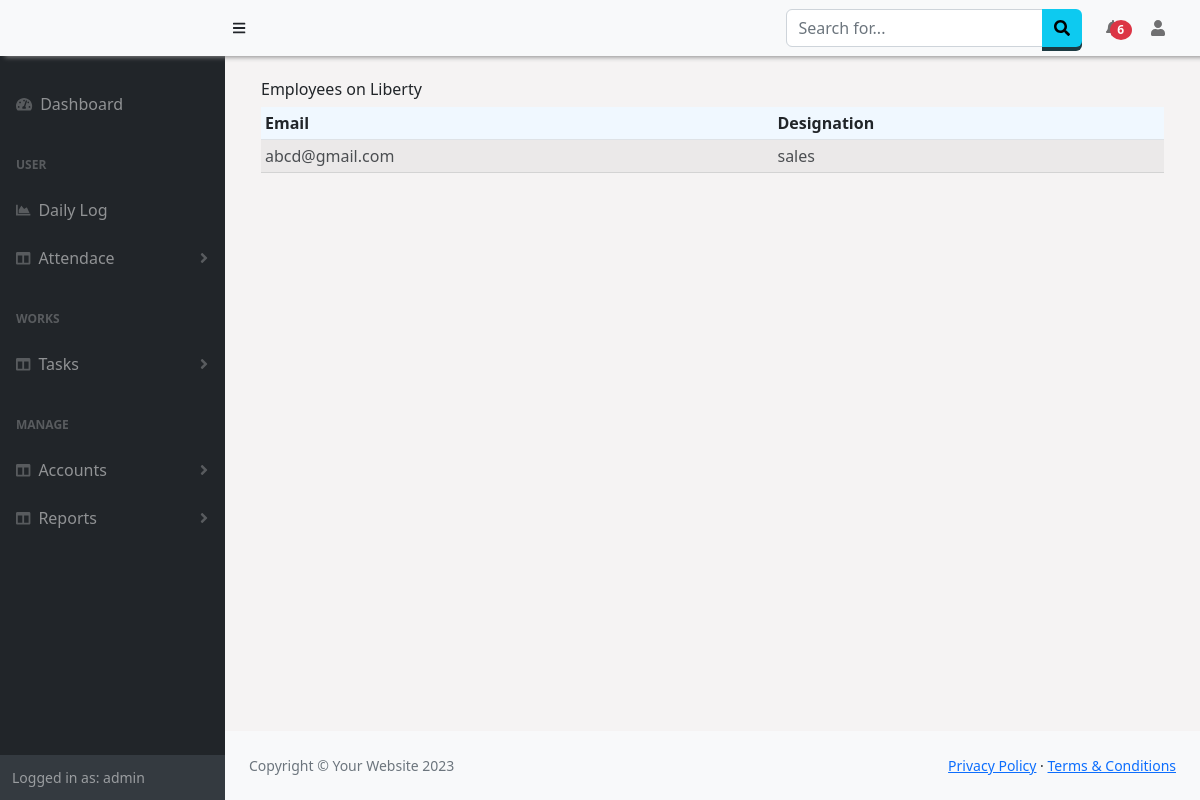
Page /Customer/details/1 (signed in) on the committed database.
### Customer/models.py (models this page shows)
class customer(models.Model):
    name = models.CharField(max_length=50)
    address = models.CharField(max_length=50)
    contact = models.EmailField(max_length=50)
    contract_hr = models.IntegerField(null=True)
    createdon=models.DateField(auto_now_add=True)
    status = models.CharField(max_length=50)

class employee(models.Model):
    company = models.ForeignKey(customer,null=True,on_delete=models.SET_NULL)
    email = models.EmailField(max_length=254)
    department = models.CharField(max_length=50,null=True)

### Customer/views.py (the view)
# urls.py: path('details/<id>',views.details, name="customerDetails"),
@login_required
def details(request,id):
    company = customer.objects.get(id=id)
    data = employee.objects.filter(company_id =id )
    return render(request,'customer/customerDetails.html',{'details':data,'company':company})

### Attendance/context_processors.py (called while the page is built)
def getNewLeaves(request):
    if request.user.id:
        is_manager = checkTeams(request)
        if is_manager[1] == True:
            new_leaves = Leave.objects.filter(user__id__in=is_manager[0],approval = 2)
        else:
            today = datetime.datetime.now()
            new_leaves = Leave.objects.filter(user=request.user,date_approved__gte=today.date())
        return {"manager":is_manager[1],'n_leaves':new_leaves}
    else:
        return {}

def getLogApproval(request):
    if request.user.id:
        is_manager = checkTeams(request)
        if is_manager[1] == True:
            l_approval = LogApproval.objects.filter(user__id__in=is_manager[0],request=True)
        else:
            l_approval = LogApproval.objects.filter(user=request.user,status=True)
        return {'n_log_approval':l_approval}
    else:
        return {}

### Manager/views.py (called while the page is built, shortened)
def checkTeams(request):
    is_team = False
    if request.user.is_superuser:
        users = Employees.objects.values('user').filter(company=request.session['comp'])
        is_team=True
    return users,is_team

### Customer/templates/customer/customerDetails.html (shortened to what this page needs)
{% extends "base.html" %}
{% block content %}
<div class="container">
    <h6>Employees on {{company.name}}</h6>
    <table class="table table-hover table-striped table-sm">
        <thead>
            <tr>
                <th>Email</th>
                <th>Designation</th>
            </tr>
        </thead>
        <tbody>
            {% for d in details %}
            <tr>
                <td>{{d.email}}</td>
                <td>{{d.department}}</td>
            </tr>
            {% endfor %}
        </tbody>
    </table>
</div>
{% endblock %}

### templates/base.html (shortened to what this page needs)
<!DOCTYPE html>
<html lang="en">
    <head>
        <link href="https://cdn.jsdelivr.net/npm/simple-datatables@7.1.2/dist/style.min.css" rel="stylesheet" />
        <link href="https://cdn.datatables.net/1.13.5/css/jquery.dataTables.min.css" rel="stylesheet" />
        <link href="https://cdn.datatables.net/buttons/2.4.1/css/buttons.dataTables.min.css" rel="stylesheet" />
        <link href="/static/css/styles.css" rel="stylesheet" />
        <link href="/static/css/customSB.css" rel="stylesheet" />
    </head>
    <body class="sb-nav-fixed" >
        <nav class="sb-topnav navbar navbar-expand-sm navbar-light bg-light fixed-top" style=" box-shadow: 5px 1px 5px #888888;">
            <a class="navbar-brand ps-3 bg-light" href="{% url 'home' %}">{{request.session.company}}{{request.session.id}}</a>
            <button class="btn btn-link btn-sm order-2 order-lg-0 me-4 me-lg-0" id="sidebarToggle" href="#!"><i class="fas fa-bars"></i></button>
            <form class="d-none d-md-inline-block form-inline ms-auto me-0 me-md-3 my-2 my-md-0">
                <div class="input-group">
                    <input class="form-control" type="text" placeholder="Search for..." aria-label="Search for..." aria-describedby="btnNavbarSearch" />
                    <button class="btn btn-info" id="btnNavbarSearch" type="button"><i class="fas fa-search"></i></button>
                </div>
            </form>
            <ul class="navbar-nav ms-auto ms-md-0 ">
                <li class="nav-item dropdown">
                    <a class="nav-link dropdown-toggle" id="navbarDropdown" href="#" role="button" data-bs-toggle="dropdown" aria-expanded="false"> <span class="badge badge-sm badge-danger badge-counter bg-danger rounded-circle " style="margin-left:-10px;">{% if n_leaves.count|add:n_log_approval.count != 0 %}{{ n_leaves.count|add:n_log_approval.count}}{% endif %}</span></a>
                        </a></li>
                    </ul>
            <ul class="navbar-nav  ms-md-0 me-3 me-lg-4">
                <li class="nav-item dropdown">
                    <a class="nav-link dropdown-toggle" id="navbarDropdown" href="#" role="button" data-bs-toggle="dropdown" aria-expanded="false"><i class="fas fa-user fa-fw"></i></a>
                </li>
            </ul>
        </nav>
        <div id="layoutSidenav" style="background-color:rgb(245, 243, 243);">
            <div id="layoutSidenav_nav">
                <nav class="sb-sidenav accordion sb-sidenav-dark" id="sidenavAccordion" >
                    <div class="sb-sidenav-menu" >
                        <div class="nav">
                            <a class="nav-link mt-4" href="{% url 'home' %}">
                                <div class="sb-nav-link-icon"><i class="fas fa-tachometer-alt"></i></div>
                                <span style="{% if request.path == '/' %}color:white;{% endif %}">Dashboard<span>
                            </a>
                            <div class="sb-sidenav-menu-heading">User</div>
                            <a class="nav-link" href="{% url 'dailylog' %}">
                                <div class="sb-nav-link-icon"><i class="fas fa-chart-area"></i></div>
                                <span style="{% if request.path == '/Worklog/dailylog/' %}color:white;{% endif %}">Daily Log<span>
                            </a>
                            <a class="nav-link collapsed" href="#" data-bs-toggle="collapse" data-bs-target="#collapseAttendance" aria-expanded="false" aria-controls="collapseLayouts">
                                <div class="sb-nav-link-icon"><i class="fas fa-columns"></i></div>
                                Attendace
                                <div class="sb-sidenav-collapse-arrow"><i class="fas fa-angle-down"></i></div>
                            </a>
                            <div class="sb-sidenav-menu-heading">Works</div>
                            <a class="nav-link collapsed" href="#" data-bs-toggle="collapse" data-bs-target="#collapseLayouts" aria-expanded="false" aria-controls="collapseLayouts">
                                <div class="sb-nav-link-icon"><i class="fas fa-columns"></i></div>
                                Tasks
                                <div class="sb-sidenav-collapse-arrow"><i class="fas fa-angle-down"></i></div>
                            </a>
                            <div class="sb-sidenav-menu-heading">Manage</div>
                            <a class="nav-link collapsed" href="#" data-bs-toggle="collapse" data-bs-target="#collapseDetails" aria-expanded="false" aria-controls="collapseLayouts">
                                <div class="sb-nav-link-icon"><i class="fas fa-columns"></i></div>
                                Accounts
                                <div class="sb-sidenav-collapse-arrow"><i class="fas fa-angle-down"></i></div>
                            </a>
                            <a class="nav-link collapsed" href="#" data-bs-toggle="collapse" data-bs-target="#collapseReports" aria-expanded="false" aria-controls="collapseLayouts">
                                <div class="sb-nav-link-icon"><i class="fas fa-columns"></i></div>
                                Reports
                                <div class="sb-sidenav-collapse-arrow"><i class="fas fa-angle-down"></i></div>
                            </a>
                        </div>
                    </div>
                    <div class="sb-sidenav-footer">
                        <div class="small">Logged in as: {{ user.username}}</div>
                    </div>
                </nav>
            </div>
            <div id="layoutSidenav_content" >
                <main class="p-4" >
                    {% block content %}
                {% endblock %}
                </main>
                <footer class="py-4 bg-light mt-auto">
                    <div class="container-fluid px-4">
                        <div class="d-flex align-items-center justify-content-between small">
                            <div class="text-muted">Copyright &copy; Your Website 2023</div>
                            <div>
                                <a href="#">Privacy Policy</a>
                                &middot;
                                <a href="#">Terms &amp; Conditions</a>
                            </div>
                        </div>
                    </div>
                </footer>
            </div>
        </div>
        <link href="https://cdnjs.cloudflare.com/ajax/libs/twitter-bootstrap/5.2.0/css/bootstrap.min.css" rel="stylesheet" type="text/css">
    </body>
</html>

### templates/base.html (style rules this page uses)
.dropdown-toggle:after { display: none !important; }
thead { background-color:aliceblue !important; }
th { font-weight:600 !important; }
tbody tr { opacity:0.8; border-top:1px solid lightgray; border-bottom:1px solid lightgray; }
.navbar,.sb-sidenav { background-color:DodgerBlue important; }
.btn { outline: none; cursor: pointer; border: none !important; display: block; position: relative; font-size: 16px ; font-weight: 600 !important; color: #fff; text-transform: uppercase; letter-spacing: 1px; }
.btn-info { background-color: #5bc0de; box-shadow: 0 4px #1C3A42; }

### rows in the picture
customer: name "Liberty"
employee: email "abcd@gmail.com", department "sales"

### other values in the picture
{{ n_leaves.count|add:n_log_approval.count }} "6"
{{ user.username }} "admin"
